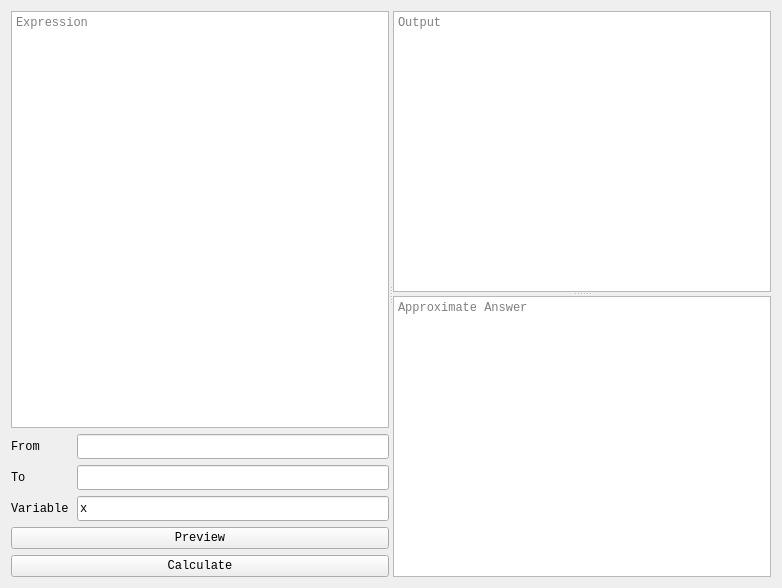
<?xml version="1.0" encoding="UTF-8"?>
<ui version="4.0">
 <class>Form</class>
 <widget class="QWidget" name="Form">
  <property name="geometry">
   <rect>
    <x>0</x>
    <y>0</y>
    <width>782</width>
    <height>588</height>
   </rect>
  </property>
  <property name="font">
   <font>
    <family>Courier New</family>
   </font>
  </property>
  <property name="windowTitle">
   <string>Form</string>
  </property>
  <layout class="QGridLayout" name="gridLayout">
   <item row="0" column="0">
    <widget class="QSplitter" name="splitter_2">
     <property name="orientation">
      <enum>Qt::Horizontal</enum>
     </property>
     <property name="childrenCollapsible">
      <bool>false</bool>
     </property>
     <widget class="QWidget" name="verticalLayoutWidget">
      <layout class="QVBoxLayout" name="verticalLayout">
       <item>
        <widget class="QTextEdit" name="IntegExp">
         <property name="toolTip">
          <string>Expression</string>
         </property>
         <property name="lineWrapMode">
          <enum>QTextEdit::NoWrap</enum>
         </property>
         <property name="placeholderText">
          <string>Expression</string>
         </property>
        </widget>
       </item>
       <item>
        <layout class="QHBoxLayout" name="horizontalLayout_4">
         <item>
          <widget class="QLabel" name="label">
           <property name="minimumSize">
            <size>
             <width>60</width>
             <height>0</height>
            </size>
           </property>
           <property name="maximumSize">
            <size>
             <width>60</width>
             <height>16777215</height>
            </size>
           </property>
           <property name="toolTip">
            <string>Lower bound of integral</string>
           </property>
           <property name="text">
            <string>From</string>
           </property>
          </widget>
         </item>
         <item>
          <widget class="QLineEdit" name="IntegLower">
           <property name="minimumSize">
            <size>
             <width>0</width>
             <height>25</height>
            </size>
           </property>
           <property name="toolTip">
            <string>Lower bound of integral</string>
           </property>
          </widget>
         </item>
        </layout>
       </item>
       <item>
        <layout class="QHBoxLayout" name="horizontalLayout_6">
         <item>
          <widget class="QLabel" name="label_2">
           <property name="minimumSize">
            <size>
             <width>60</width>
             <height>0</height>
            </size>
           </property>
           <property name="maximumSize">
            <size>
             <width>60</width>
             <height>16777215</height>
            </size>
           </property>
           <property name="toolTip">
            <string>Upper bound of integral</string>
           </property>
           <property name="text">
            <string>To</string>
           </property>
          </widget>
         </item>
         <item>
          <widget class="QLineEdit" name="IntegUpper">
           <property name="minimumSize">
            <size>
             <width>0</width>
             <height>25</height>
            </size>
           </property>
           <property name="toolTip">
            <string>Upper bound of integral</string>
           </property>
          </widget>
         </item>
        </layout>
       </item>
       <item>
        <layout class="QHBoxLayout" name="horizontalLayout_7">
         <item>
          <widget class="QLabel" name="label_3">
           <property name="sizePolicy">
            <sizepolicy hsizetype="Preferred" vsizetype="Preferred">
             <horstretch>0</horstretch>
             <verstretch>0</verstretch>
            </sizepolicy>
           </property>
           <property name="minimumSize">
            <size>
             <width>60</width>
             <height>0</height>
            </size>
           </property>
           <property name="maximumSize">
            <size>
             <width>60</width>
             <height>16777215</height>
            </size>
           </property>
           <property name="toolTip">
            <string>Integrate with respect to variable</string>
           </property>
           <property name="text">
            <string>Variable</string>
           </property>
          </widget>
         </item>
         <item>
          <widget class="QLineEdit" name="IntegVar">
           <property name="minimumSize">
            <size>
             <width>0</width>
             <height>25</height>
            </size>
           </property>
           <property name="toolTip">
            <string>Integrate with respect to variable</string>
           </property>
           <property name="text">
            <string>x</string>
           </property>
           <property name="placeholderText">
            <string/>
           </property>
          </widget>
         </item>
        </layout>
       </item>
       <item>
        <widget class="QPushButton" name="IntegPrev">
         <property name="toolTip">
          <string>Preview the integral</string>
         </property>
         <property name="text">
          <string>Preview</string>
         </property>
        </widget>
       </item>
       <item>
        <widget class="QPushButton" name="IntegCalc">
         <property name="toolTip">
          <string>Calculate the integral - Shift + Enter</string>
         </property>
         <property name="text">
          <string>Calculate</string>
         </property>
        </widget>
       </item>
      </layout>
     </widget>
     <widget class="QSplitter" name="splitter">
      <property name="orientation">
       <enum>Qt::Vertical</enum>
      </property>
      <property name="childrenCollapsible">
       <bool>false</bool>
      </property>
      <widget class="QTextBrowser" name="IntegOut">
       <property name="toolTip">
        <string>Exact answer of calculation</string>
       </property>
       <property name="placeholderText">
        <string>Output</string>
       </property>
      </widget>
      <widget class="QTextBrowser" name="IntegApprox">
       <property name="sizePolicy">
        <sizepolicy hsizetype="Expanding" vsizetype="Expanding">
         <horstretch>0</horstretch>
         <verstretch>0</verstretch>
        </sizepolicy>
       </property>
       <property name="toolTip">
        <string>Approximate answer of calculation</string>
       </property>
       <property name="placeholderText">
        <string>Approximate Answer</string>
       </property>
      </widget>
     </widget>
    </widget>
   </item>
  </layout>
 </widget>
 <resources/>
 <connections/>
</ui>
